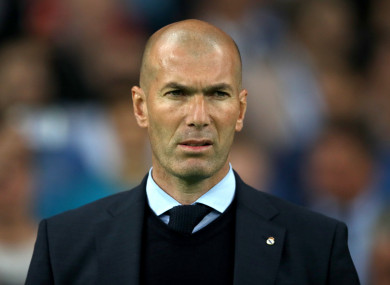
#> input picture computer_vision_works/zidane.jpg, 390 x 285 px, found by its file name
$ python face_detection.py
#> lines starting #> are read from the running program, lines starting #| are printed output that depends on the picture; after the words box and inside, x2 and y2 are one past the last pixel; in counts of white or black regions, pixels touching at a corner belong together
# -*- coding: utf-8 -*-
"""
Created on Sun Sep 15 10:04:17 2019

@author: SonyTF
"""

import cv2
import os

# read the image in its true color and gray scale
img = cv2.imread("E:\DS_ML\OpenCV1\pycharm_work_ocv\zidane.jpg")
#> img is the input picture: shape (285, 390, 3); mean B, G, R 66.9, 71.4, 77.7

#gray_img2 = cv2.imread("E:\DS_ML\OpenCV1\pycharm_work_ocv\zidane.jpg",0)
#or
gray_img=cv2.cvtColor(img,cv2.COLOR_BGR2GRAY)
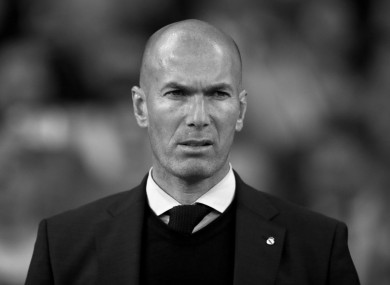
#> gray_img: shape (285, 390); min 0, max 253, mean 72.8


### face detection####

haar_path =cv2.data.haarcascades

face_cascade_xml=os.path.join(haar_path,"haarcascade_frontalface_default.xml")

face_cascade = cv2.CascadeClassifier(face_cascade_xml)

# now search the coordinates of the face image
faces = face_cascade.detectMultiScale(gray_img,scaleFactor=1.05, minNeighbors=5)
#> faces = [[130, 40, 136, 136]]

print(type(faces))
#| <class 'numpy.ndarray'>
print(faces)
#| [[130  40 136 136]]


# Adding the rectangular face box
for x,y,w,h in faces:
    img=cv2.rectangle(img,(x,y),(x+w,y+h),(0,255,0),3)
#> this loop made 1 pass
#> pass 1, `img=cv2.rectangle(img,(x,y),(x+w,y+h),(0,255,0),3)`:
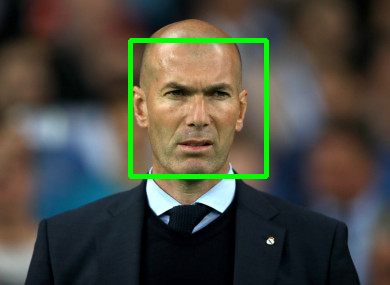
#> img: shape (285, 390, 3); 2.44% of pixels changed, all inside (x1, y1, x2, y2) = (128, 38, 269, 179)
    # rectangle : a method to create a rectangle
    # 3 is the width of the rectangle
    # coordinates are the RGB values of the rectangle outline

resized_img = cv2.resize(img,(int(img.shape[1]/2),int(img.shape[0]/2)))
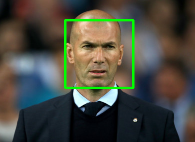
#> resized_img: shape (142, 195, 3); mean B, G, R 64.8, 74.9, 74.9
# reshaping the image so as to properly display
cv2.imshow("resized_pic",resized_img)

cv2.imshow("actual_pic",img)

cv2.waitKey(0)
cv2.destroyAllWindows

$ run again, with computer_vision_works/many.jpg copied over computer_vision_works/zidane.jpg
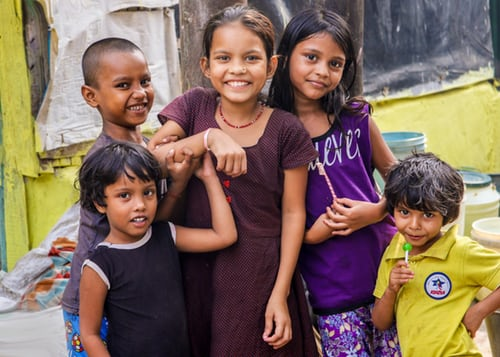
#> input picture computer_vision_works/many.jpg, 500 x 357 px, found by its file name
#> img is the input picture: shape (357, 500, 3); mean B, G, R 93.4, 107.9, 130.3
#> `gray_img=cv2.cvtColor(img,cv2.COLOR_BGR2GRAY)`:
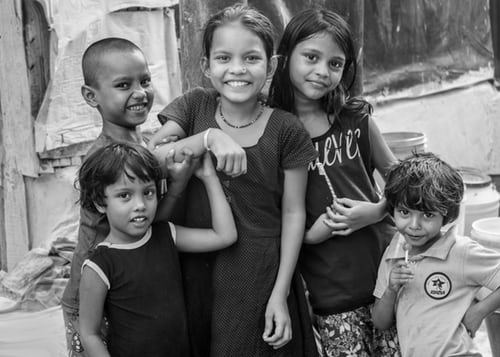
#> gray_img: shape (357, 500); min 0, max 254, mean 113
#> faces = [[201, 28, 73, 73], [104, 170, 64, 64], [388, 194, 54, 54], [374, 237, 63, 63], [286, 34, 67, 67], [104, 60, 62, 62]]
#| <class 'numpy.ndarray'>
#| [[201  28  73  73]
#|  [104 170  64  64]
#|  [388 194  54  54]
#|  [374 237  63  63]
#|  [286  34  67  67]
#|  [104  60  62  62]]
#> the loop `for x,y,w,h in faces:` made 6 passes
#> `resized_img = cv2.resize(img,(int(img.shape[1]/2),int(img.shape[0]/2)))`:
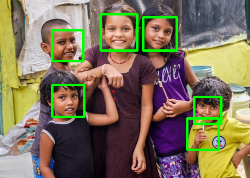
#> resized_img: shape (178, 250, 3); mean B, G, R 90.4, 115, 125.7
